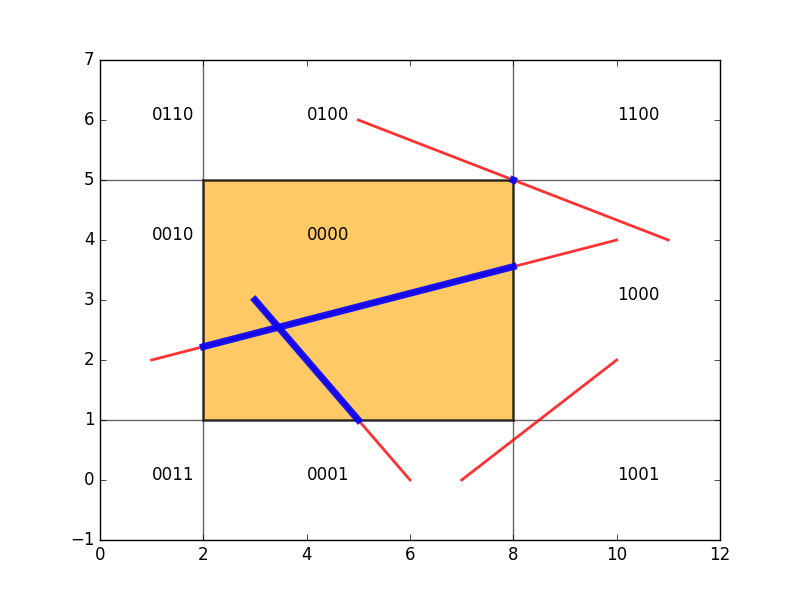

Here is the Python script that generated this plot:
#!/usr/bin/python3
## Strecken-Clipping
## Autor: Sebastian Birk, Holger Arndt
## Datum: 16.11.2015

import numpy as np
import matplotlib.pyplot as plt
from matplotlib.path import Path
import matplotlib.lines as mlines
import matplotlib.patches as patches

verts = [
    (2., 1.), # LU
    (8., 1.), # RU
    (8., 5.), # RO
    (2., 5.), # LO
    (0., 0.), # ignoriert
    ]

codes = [
    Path.MOVETO,
    Path.LINETO,
    Path.LINETO,
    Path.LINETO,
    Path.CLOSEPOLY,
    ]

path = Path(verts, codes)

fig = plt.figure()
ax = fig.add_subplot(111)

patch = patches.PathPatch(path, facecolor = 'orange', alpha = .6, lw = 2)
ax.add_patch(patch)

x, y = np.array([ [ 0, 12 ], [ 1, 1 ] ])
ax.add_line(mlines.Line2D(x, y, lw = 1, alpha = 0.6, color = 'black'))
x, y = np.array([ [ 0, 12 ], [ 5, 5 ] ])
ax.add_line(mlines.Line2D(x, y, lw = 1, alpha = 0.6, color = 'black'))
x, y = np.array([ [ 2, 2 ], [ -1, 7 ] ])
ax.add_line(mlines.Line2D(x, y, lw = 1, alpha = 0.6, color = 'black'))
x, y = np.array([ [ 8, 8 ], [ -1, 7 ] ])
ax.add_line(mlines.Line2D(x, y, lw = 1, alpha = 0.6, color = 'black'))
ax.text(1, 6, '0110')
ax.text(4, 6, '0100')
ax.text(10, 6, '1100')
ax.text(1, 4, '0010')
ax.text(4, 4, '0000')
ax.text(10, 3, '1000')
ax.text(1, 0, '0011')
ax.text(4, 0, '0001')
ax.text(10, 0, '1001')

#a)
x, y = np.array([ [ 1, 10 ], [ 2, 4 ] ])
line = mlines.Line2D(x, y, lw = 2, alpha = 0.8, color = 'r')
ax.add_line(line)
x, y = np.array([ [ 2, 8 ], [ 20 / 9, 32 / 9 ] ])
line = mlines.Line2D(x, y, lw = 5, alpha = 0.9, color = 'b')
ax.add_line(line)
#b)
x, y = np.array([ [ 3, 6 ], [ 3, 0 ] ])
line = mlines.Line2D(x, y, lw = 2, alpha = 0.8, color = 'r')
ax.add_line(line)
x, y = np.array([ [ 3, 5 ], [ 3, 1 ] ])
line = mlines.Line2D(x, y, lw = 5, alpha = 0.9, color = 'b')
ax.add_line(line)
#c)
x, y = np.array([ [ 7, 10 ], [ 0, 2 ] ])
line = mlines.Line2D(x, y, lw = 2, alpha = 0.8, color = 'r')
ax.add_line(line)
#d)
x, y = np.array([ [ 5, 11 ], [ 6, 4 ] ])
line = mlines.Line2D(x, y, lw = 2, alpha = 0.8, color = 'r')
ax.add_line(line)
x, y = np.array([ [ 7.997, 8.003 ], [ 5.001, 4.999 ] ])
line = mlines.Line2D(x, y, lw = 5, alpha = 0.9, color = 'b')
ax.add_line(line)

ax.set_xlim(0, 12)
ax.set_ylim(-1, 7)
plt.savefig('kappung.png', format = 'png')
plt.show()

